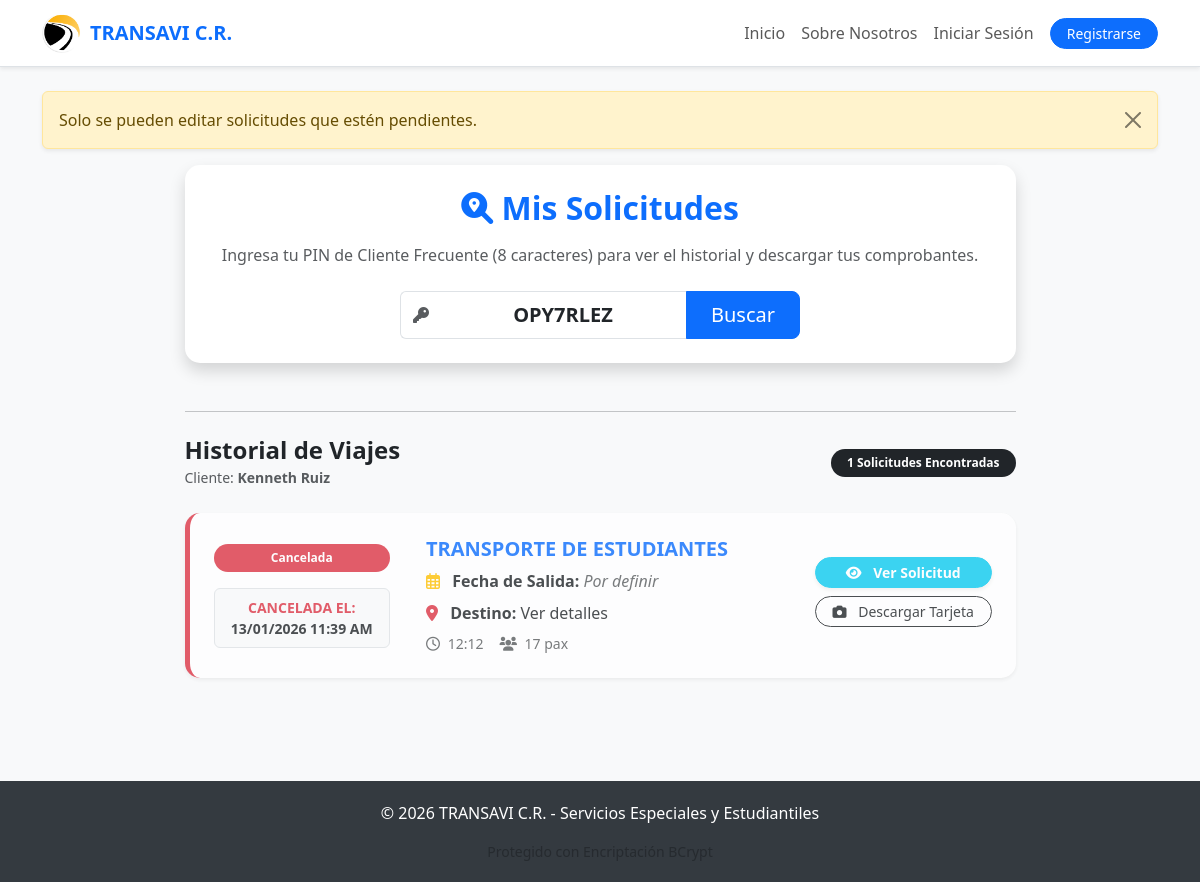
/edit_reservation/1, run on the app's committed database.
### models.py (models this page shows)
class Client(db.Model):
    id = db.Column(db.Integer, primary_key=True)
    pin = db.Column(db.String(10), unique=True, nullable=False)
    name = db.Column(db.String(50), nullable=False)
    last_name1 = db.Column(db.String(50), nullable=False)
    last_name2 = db.Column(db.String(50), nullable=False)
    phone = db.Column(db.String(8), nullable=False)
    email = db.Column(db.String(100))
    reservations = db.relationship('Reservation', backref='client', lazy=True)

class Reservation(db.Model):
    id = db.Column(db.Integer, primary_key=True)
    client_id = db.Column(db.Integer, db.ForeignKey('client.id'), nullable=True)
    created_at = db.Column(db.String(50), nullable=True)
    date = db.Column(db.String(20)) # Usado como Fecha de Salida (Viaje)
    origin = db.Column(db.String(255))
    origin_url = db.Column(db.String(500))
    departure_time = db.Column(db.String(10))
    needs_pickup = db.Column(db.Boolean)
    pickup_locations = db.Column(db.Text)
    destination = db.Column(db.String(255))
    destination_url = db.Column(db.String(500))
    service_category = db.Column(db.String(50))
    capacity_needed = db.Column(db.Integer)
    comments = db.Column(db.Text)
    status = db.Column(db.String(20), default='Pendiente') # Estados: Pendiente, Aprobada, Cancelada, Revisado
    cancelled_at = db.Column(db.String(50), nullable=True)
    institution_name = db.Column(db.String(100))
    schedule_type = db.Column(db.String(50))
    country = db.Column(db.String(50))       # País destino
    return_date = db.Column(db.String(20))   # Fecha de regreso
    trip_duration = db.Column(db.Integer)    # Cantidad de días

### rutas.py (the view, shortened to what this page needs)
@main_bp.route('/edit_reservation/<int:id>', methods=['GET', 'POST'])
def edit_reservation(id):
    res = Reservation.query.get_or_404(id)
    if res.status != 'Pendiente':
        flash("Solo se pueden editar solicitudes que estén pendientes.", "warning")
        if res.client:
            return render_template('perfil.html', client=res.client, reservations=Reservation.query.filter_by(client_id=res.client.id).order_by(Reservation.id.desc()).all(), pin=res.client.pin)
        return redirect(url_for('main.home'))

### templates/perfil.html (shortened to what this page needs)
{% extends 'base.html' %}
{% block content %}
<div class="row justify-content-center">
    <div class="col-md-9">
        <div class="card shadow border-0 mb-5" style="border-radius: 15px;">
            <div class="card-body p-4 text-center">
                <h2 class="text-primary fw-bold mb-3"><i class="fas fa-search-location"></i> Mis Solicitudes</h2>
                <p class="text-muted mb-4">Ingresa tu PIN de Cliente Frecuente (8 caracteres) para ver el historial y descargar tus comprobantes.</p>
                <form method="POST" action="/perfil" class="d-flex justify-content-center">
                    <div class="input-group" style="max-width: 400px;">
                        <span class="input-group-text bg-white border-end-0"><i class="fas fa-key text-muted"></i></span>
                        <input type="text" name="pin" class="form-control form-control-lg border-start-0 shadow-none text-center text-uppercase fw-bold"
                               placeholder="EJ: A1B2C3D4" value="{{ pin }}" maxlength="8" required>
                        <button class="btn btn-primary btn-lg px-4" type="submit">Buscar</button>
                    </div>
                </form>
            </div>
        </div>
        {% if client %}
            <div class="mb-4 animate__animated animate__fadeIn">
                <hr class="my-4 opacity-25">
                <div class="d-flex justify-content-between align-items-center mb-4">
                    <div>
                        <h4 class="fw-bold m-0 text-dark">Historial de Viajes</h4>
                        <small class="text-muted">Cliente: <strong>{{ client.name }} {{ client.last_name1 }}</strong></small>
                    </div>
                    <span class="badge bg-dark rounded-pill px-3 py-2">{{ reservations|length }} Solicitudes Encontradas</span>
                </div>
                {% for res in reservations %}
                <div class="card shadow-sm border-0 mb-4 hover-card"
                     style="border-left: 5px solid
                     {% if res.status == 'Revisado' or res.status == 'Aprobada' %}#198754
                     {% elif res.status == 'Cancelada' %}#dc3545
                     {% elif res.status == 'Pendiente' %}#ffc107
                     {% else %}#6c757d{% endif %} !important;
                     {% if res.status == 'Cancelada' %}opacity: 0.8;{% endif %}">
                    <div class="card-body p-4">
                        <div class="row align-items-center">
                            <div class="col-md-3 text-center mb-3 mb-md-0 border-end-md">
                                <div class="mb-3">
                                    {% if res.status == 'Pendiente' %}
                                        <span class="badge bg-warning text-dark px-3 py-2 w-100 rounded-pill">Pendiente</span>
                                    {% elif res.status == 'Revisado' %}
                                        <span class="badge bg-success px-3 py-2 w-100 rounded-pill"><i class="fas fa-check-double me-1"></i> Revisado</span>
                                    {% elif res.status == 'Aprobada' %}
                                        <span class="badge bg-success px-3 py-2 w-100 rounded-pill">Aprobada</span>
                                    {% elif res.status == 'Cancelada' %}
                                        <span class="badge bg-danger px-3 py-2 w-100 rounded-pill">Cancelada</span>
                                    {% else %}
                                        <span class="badge bg-secondary px-3 py-2 w-100 rounded-pill">{{ res.status }}</span>
                                    {% endif %}
                                </div>
                                <div class="small text-muted border rounded p-2 bg-light">
                                    {% if res.status == 'Cancelada' and res.cancelled_at %}
                                        <div class="fw-bold text-danger text-uppercase x-small">Cancelada el:</div>
                                        <div class="fw-bold text-dark">{{ res.cancelled_at }}</div>
                                    {% endif %}
                                </div>
                            </div>
                            <div class="col-md-6 ps-md-4 mb-3 mb-md-0">
                                <h5 class="fw-bold text-primary mb-2 text-uppercase">{{ res.service_category }}</h5>
                                <div class="row g-2 mb-2">
                                    <div class="col-12">
                                        <i class="far fa-calendar-alt text-warning me-2"></i>
                                        <strong>Fecha de Salida:</strong>
                                        {% if res.date and res.date != 'None' and res.date != 'Pendiente' %}
                                            {{ res.date }}
                                        {% else %}
                                            <span class="text-muted fst-italic">Por definir</span>
                                        {% endif %}
                                    </div>
                                    <div class="col-12">
                                        <i class="fas fa-map-marker-alt text-danger me-2"></i>
                                        <strong>Destino:</strong>
                                        {% if res.service_category == 'Viajes Internacionales' %}
                                            {{ res.country }}
                                        {% else %}
                                            {% if res.destination and res.destination != 'None' %}
                                                {{ res.destination }}
                                            {% else %}
                                                Ver detalles
                                            {% endif %}
                                        {% endif %}
                                    </div>
                                </div>
                                <div class="text-muted small mt-2 d-flex flex-wrap gap-3">
                                    {% if res.departure_time and res.departure_time != 'None' %}
                                    <span><i class="far fa-clock me-1"></i> {{ res.departure_time }}</span>
                                    {% endif %}
                                    <span><i class="fas fa-users me-1"></i> {{ res.capacity_needed }} pax</span>
                                </div>
                            </div>
                            <div class="col-md-3 text-center text-md-end">
                                <button type="button" class="btn btn-info text-white fw-bold rounded-pill w-100 mb-2 btn-sm shadow-sm" data-bs-toggle="modal" data-bs-target="#detailsModal{{ res.id }}">
                                    <i class="fas fa-eye me-2"></i> Ver Solicitud
                                </button>
                                <button onclick="downloadTicket('ticket-{{ res.id }}')" class="btn btn-outline-dark rounded-pill w-100 mb-2 btn-sm">
                                    <i class="fas fa-camera me-2"></i> Descargar Tarjeta
                                </button>
                            </div>
                        </div>
                    </div>
                </div>
                {% endfor %}
            </div>
        {% endif %}
    </div>
</div>
{% endblock %}

### templates/base.html (style rules this page uses)
body { background-color: #f8f9fa; font-family: 'Segoe UI', Tahoma, Geneva, Verdana, sans-serif; }
.card { border: none; border-radius: 15px; box-shadow: 0 4px 6px rgba(0,0,0,0.1); }

### data on the page
Client: pin "OPY7RLEZ", name "Kenneth", last_name1 "Ruiz"
Reservation: status "Cancelada", cancelled_at "13/01/2026 11:39 AM", service_category "TRANSPORTE DE ESTUDIANTES", date "Por definir", shows "Ver detalles", departure_time "12:12", capacity_needed "17"

### other printed values
{{ message }} "Solo se pueden editar solicitudes que estén pendientes."
{{ reservations|length }} "1"
